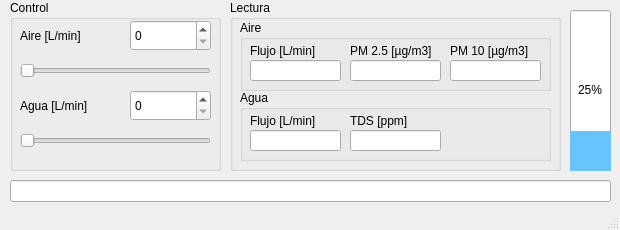
<?xml version="1.0" encoding="UTF-8"?>
<ui version="4.0">
 <class>MainWindow</class>
 <widget class="QMainWindow" name="MainWindow">
  <property name="geometry">
   <rect>
    <x>0</x>
    <y>0</y>
    <width>620</width>
    <height>230</height>
   </rect>
  </property>
  <property name="windowTitle">
   <string>MainWindow</string>
  </property>
  <widget class="QWidget" name="centralwidget">
   <widget class="QProgressBar" name="water_level_bar">
    <property name="geometry">
     <rect>
      <x>570</x>
      <y>10</y>
      <width>41</width>
      <height>161</height>
     </rect>
    </property>
    <property name="toolTip">
     <string>&lt;html&gt;&lt;head/&gt;&lt;body&gt;&lt;p&gt;Nivel de agua en el estanque&lt;/p&gt;&lt;/body&gt;&lt;/html&gt;</string>
    </property>
    <property name="styleSheet">
     <string notr="true">QProgressBar {
	text-align: center;
}

QProgressBar::chunk {
     background-color: rgb(105, 195, 255);
 }</string>
    </property>
    <property name="value">
     <number>25</number>
    </property>
    <property name="alignment">
     <set>Qt::AlignLeading|Qt::AlignLeft|Qt::AlignVCenter</set>
    </property>
    <property name="textVisible">
     <bool>true</bool>
    </property>
    <property name="orientation">
     <enum>Qt::Vertical</enum>
    </property>
    <property name="invertedAppearance">
     <bool>false</bool>
    </property>
   </widget>
   <widget class="QGroupBox" name="control_group_box">
    <property name="geometry">
     <rect>
      <x>10</x>
      <y>0</y>
      <width>211</width>
      <height>171</height>
     </rect>
    </property>
    <property name="title">
     <string>Control</string>
    </property>
    <widget class="QSpinBox" name="air_control_input">
     <property name="geometry">
      <rect>
       <x>120</x>
       <y>20</y>
       <width>81</width>
       <height>31</height>
      </rect>
     </property>
     <property name="toolTip">
      <string>&lt;html&gt;&lt;head/&gt;&lt;body&gt;&lt;p&gt;Control entrada de aire&lt;/p&gt;&lt;/body&gt;&lt;/html&gt;</string>
     </property>
    </widget>
    <widget class="QLabel" name="air_control_label">
     <property name="geometry">
      <rect>
       <x>10</x>
       <y>20</y>
       <width>81</width>
       <height>31</height>
      </rect>
     </property>
     <property name="text">
      <string>Aire [L/min]</string>
     </property>
    </widget>
    <widget class="QLabel" name="water_control_label">
     <property name="geometry">
      <rect>
       <x>10</x>
       <y>90</y>
       <width>81</width>
       <height>31</height>
      </rect>
     </property>
     <property name="text">
      <string>Agua [L/min]</string>
     </property>
    </widget>
    <widget class="QSpinBox" name="water_control_input">
     <property name="geometry">
      <rect>
       <x>120</x>
       <y>90</y>
       <width>81</width>
       <height>31</height>
      </rect>
     </property>
     <property name="toolTip">
      <string>&lt;html&gt;&lt;head/&gt;&lt;body&gt;&lt;p&gt;Control entrada de agua&lt;/p&gt;&lt;/body&gt;&lt;/html&gt;</string>
     </property>
    </widget>
    <widget class="QSlider" name="air_control_slider">
     <property name="geometry">
      <rect>
       <x>10</x>
       <y>60</y>
       <width>191</width>
       <height>22</height>
      </rect>
     </property>
     <property name="toolTip">
      <string>&lt;html&gt;&lt;head/&gt;&lt;body&gt;&lt;p&gt;Control entrada de aire&lt;/p&gt;&lt;/body&gt;&lt;/html&gt;</string>
     </property>
     <property name="maximum">
      <number>30</number>
     </property>
     <property name="value">
      <number>0</number>
     </property>
     <property name="orientation">
      <enum>Qt::Horizontal</enum>
     </property>
     <property name="tickInterval">
      <number>1</number>
     </property>
    </widget>
    <widget class="QSlider" name="water_control_slider">
     <property name="geometry">
      <rect>
       <x>10</x>
       <y>130</y>
       <width>191</width>
       <height>22</height>
      </rect>
     </property>
     <property name="toolTip">
      <string>&lt;html&gt;&lt;head/&gt;&lt;body&gt;&lt;p&gt;Control entrada de agua&lt;/p&gt;&lt;/body&gt;&lt;/html&gt;</string>
     </property>
     <property name="maximum">
      <number>30</number>
     </property>
     <property name="orientation">
      <enum>Qt::Horizontal</enum>
     </property>
    </widget>
   </widget>
   <widget class="QGroupBox" name="readings_group">
    <property name="geometry">
     <rect>
      <x>230</x>
      <y>0</y>
      <width>331</width>
      <height>171</height>
     </rect>
    </property>
    <property name="title">
     <string>Lectura</string>
    </property>
    <widget class="QGroupBox" name="air_readings_group">
     <property name="geometry">
      <rect>
       <x>10</x>
       <y>20</y>
       <width>311</width>
       <height>71</height>
      </rect>
     </property>
     <property name="title">
      <string>Aire</string>
     </property>
     <widget class="QLineEdit" name="pm10_entry">
      <property name="geometry">
       <rect>
        <x>210</x>
        <y>40</y>
        <width>91</width>
        <height>21</height>
       </rect>
      </property>
      <property name="toolTip">
       <string>&lt;html&gt;&lt;head/&gt;&lt;body&gt;&lt;p&gt;Lectura de material particulado en el aire de diámetro inferior a 10 micras&lt;/p&gt;&lt;/body&gt;&lt;/html&gt;</string>
      </property>
      <property name="readOnly">
       <bool>true</bool>
      </property>
     </widget>
     <widget class="QLabel" name="pm10_label">
      <property name="geometry">
       <rect>
        <x>210</x>
        <y>20</y>
        <width>91</width>
        <height>21</height>
       </rect>
      </property>
      <property name="text">
       <string>PM 10 [µg/m3]</string>
      </property>
     </widget>
     <widget class="QLabel" name="air_flux_label">
      <property name="geometry">
       <rect>
        <x>10</x>
        <y>20</y>
        <width>91</width>
        <height>21</height>
       </rect>
      </property>
      <property name="text">
       <string>Flujo [L/min]</string>
      </property>
     </widget>
     <widget class="QLabel" name="pm25_label">
      <property name="geometry">
       <rect>
        <x>110</x>
        <y>20</y>
        <width>91</width>
        <height>21</height>
       </rect>
      </property>
      <property name="text">
       <string>PM 2.5 [µg/m3]</string>
      </property>
     </widget>
     <widget class="QLineEdit" name="pm25_entry">
      <property name="geometry">
       <rect>
        <x>110</x>
        <y>40</y>
        <width>91</width>
        <height>21</height>
       </rect>
      </property>
      <property name="toolTip">
       <string>&lt;html&gt;&lt;head/&gt;&lt;body&gt;&lt;p&gt;Lectura de material particulado en el aire de diámetro inferior a 2.5 micras&lt;/p&gt;&lt;/body&gt;&lt;/html&gt;</string>
      </property>
      <property name="readOnly">
       <bool>true</bool>
      </property>
     </widget>
     <widget class="QLineEdit" name="air_flux_entry">
      <property name="geometry">
       <rect>
        <x>10</x>
        <y>40</y>
        <width>91</width>
        <height>21</height>
       </rect>
      </property>
      <property name="toolTip">
       <string>&lt;html&gt;&lt;head/&gt;&lt;body&gt;&lt;p&gt;Lectura de flujo de aire&lt;/p&gt;&lt;/body&gt;&lt;/html&gt;</string>
      </property>
      <property name="readOnly">
       <bool>true</bool>
      </property>
     </widget>
    </widget>
    <widget class="QGroupBox" name="water_readings_group">
     <property name="geometry">
      <rect>
       <x>10</x>
       <y>90</y>
       <width>311</width>
       <height>71</height>
      </rect>
     </property>
     <property name="title">
      <string>Agua</string>
     </property>
     <widget class="QLabel" name="water_flux_label">
      <property name="geometry">
       <rect>
        <x>10</x>
        <y>20</y>
        <width>91</width>
        <height>21</height>
       </rect>
      </property>
      <property name="text">
       <string>Flujo [L/min]</string>
      </property>
     </widget>
     <widget class="QLabel" name="tds_label">
      <property name="geometry">
       <rect>
        <x>110</x>
        <y>20</y>
        <width>91</width>
        <height>21</height>
       </rect>
      </property>
      <property name="text">
       <string>TDS [ppm]</string>
      </property>
     </widget>
     <widget class="QLineEdit" name="tds_entry">
      <property name="geometry">
       <rect>
        <x>110</x>
        <y>40</y>
        <width>91</width>
        <height>21</height>
       </rect>
      </property>
      <property name="toolTip">
       <string>&lt;html&gt;&lt;head/&gt;&lt;body&gt;&lt;p&gt;Lectura del total de sólidos disueltos en el agua&lt;/p&gt;&lt;/body&gt;&lt;/html&gt;</string>
      </property>
      <property name="readOnly">
       <bool>true</bool>
      </property>
     </widget>
     <widget class="QLineEdit" name="water_flux_entry">
      <property name="geometry">
       <rect>
        <x>10</x>
        <y>40</y>
        <width>91</width>
        <height>21</height>
       </rect>
      </property>
      <property name="toolTip">
       <string>&lt;html&gt;&lt;head/&gt;&lt;body&gt;&lt;p&gt;Lectura de flujo de agua&lt;/p&gt;&lt;/body&gt;&lt;/html&gt;</string>
      </property>
      <property name="readOnly">
       <bool>true</bool>
      </property>
     </widget>
    </widget>
   </widget>
   <widget class="QLineEdit" name="message_entry">
    <property name="geometry">
     <rect>
      <x>10</x>
      <y>180</y>
      <width>601</width>
      <height>22</height>
     </rect>
    </property>
    <property name="toolTip">
     <string>&lt;html&gt;&lt;head/&gt;&lt;body&gt;&lt;p&gt;Mensajes de información relevante&lt;/p&gt;&lt;/body&gt;&lt;/html&gt;</string>
    </property>
    <property name="inputMask">
     <string notr="true"/>
    </property>
    <property name="text">
     <string notr="true"/>
    </property>
    <property name="dragEnabled">
     <bool>false</bool>
    </property>
    <property name="readOnly">
     <bool>true</bool>
    </property>
    <property name="placeholderText">
     <string notr="true"/>
    </property>
   </widget>
  </widget>
  <widget class="QMenuBar" name="menubar">
   <property name="geometry">
    <rect>
     <x>0</x>
     <y>0</y>
     <width>620</width>
     <height>26</height>
    </rect>
   </property>
  </widget>
  <widget class="QStatusBar" name="statusbar"/>
 </widget>
 <resources/>
 <connections/>
</ui>
